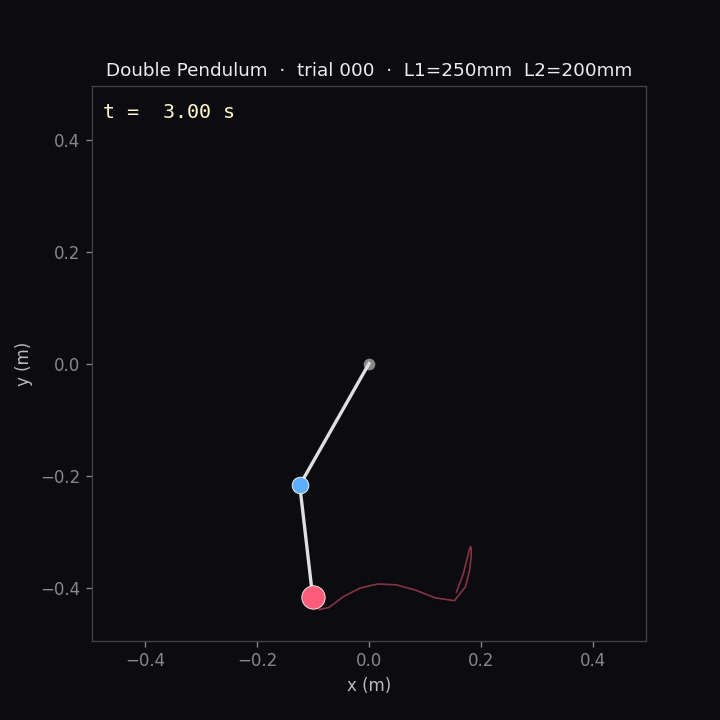
#> input picture frame 90 of data/sim/figures/anim_trial_000.mp4, 720 x 720 px
$ python track.py   (older library calls are emulated)
#> lines starting #> are read from the running program, lines starting #| are printed output that depends on the picture; after the words box and inside, x2 and y2 are one past the last pixel; in counts of white or black regions, pixels touching at a corner belong together
"""
tracking/track.py — 双摆视觉追踪管线（OpenCV，HSV 阈值 + 质心）

实物到货前用合成动画 sim/figures/anim_trial_000.mp4 验证：
  - 上端球（m1）：蓝色 ≈ #5fb0ff
  - 下端球（m2）：白色反光片（低饱和+高亮度，黑背景上靠亮度区分）

管线：
  1. BGR → HSV
  2. 各色掩膜（红/蓝独立阈值）
  3. 形态学 open + close 去噪
  4. 找最大连通区域 → 质心
  5. 输出 csv: t, x_m1_px, y_m1_px, x_m2_px, y_m2_px, conf_m1, conf_m2
  6. 跟仿真 GT 比对：把像素轨迹转回物理坐标 (m)，计算误差

用法：
    python3 tracking/track.py                                  # 默认合成视频
    python3 tracking/track.py --video path/to/实测.mp4          # 实物视频
    python3 tracking/track.py --debug                           # 写出每帧可视化
"""

import argparse
from pathlib import Path
import numpy as np
import pandas as pd
import cv2
import matplotlib
matplotlib.use("Agg")
import matplotlib.pyplot as plt

ROOT = Path(__file__).resolve().parent.parent
SIM_FIG = ROOT / "data" / "sim" / "figures"
OUT = ROOT / "data" / "tracking"
OUT.mkdir(parents=True, exist_ok=True)
CAMERA_PARAMS = ROOT / "camera_params.npz"   # 相机标定参数（去畸变用）

# ---- HSV 颜色阈值 ----
# 蓝色：#5fb0ff → HSV(207°, 63%, 100%)；OpenCV H 范围 [0,180]
BLUE_LOW  = np.array([100, 90, 120], dtype=np.uint8)
BLUE_HIGH = np.array([130, 255, 255], dtype=np.uint8)

# 白色反光片（下摆 m2）：无红色片时改用白色。白=低饱和+高亮度，
# 在哑光黑背景上靠"亮且无色"区分；蓝片饱和度高，不会被白掩膜误抓。
WHITE_LOW  = np.array([0,   0, 180], dtype=np.uint8)
WHITE_HIGH = np.array([180, 70, 255], dtype=np.uint8)

MORPH_KERNEL = cv2.getStructuringElement(cv2.MORPH_ELLIPSE, (5, 5))


def detect_centroid(hsv, low, high, low2=None, high2=None):
    """HSV 阈值 → 形态学 → 最大连通区域质心。返回 (x, y, area) 或 None。"""
    mask = cv2.inRange(hsv, low, high)
    if low2 is not None:
        mask |= cv2.inRange(hsv, low2, high2)
    mask = cv2.morphologyEx(mask, cv2.MORPH_OPEN, MORPH_KERNEL)
    mask = cv2.morphologyEx(mask, cv2.MORPH_CLOSE, MORPH_KERNEL)
    n, labels, stats, cents = cv2.connectedComponentsWithStats(mask, connectivity=8)
    if n <= 1:
        return None
    # 跳过 label 0（背景），找面积最大
    areas = stats[1:, cv2.CC_STAT_AREA]
    if areas.max() < 20:        # 太小判为噪声
        return None
    k = 1 + int(np.argmax(areas))
    cx, cy = cents[k]
    return float(cx), float(cy), int(stats[k, cv2.CC_STAT_AREA])


def build_undistort_maps(frame_w, frame_h):
    """读 camera_params.npz，返回逐帧去畸变 remap 表 (map1, map2)；无标定文件返回 None。

    视频分辨率与标定照不同则按比例缩放内参；长宽比不一致会告警（标定失效）。
    """
    if not CAMERA_PARAMS.exists():
        print("  (无 camera_params.npz，跳过去畸变；先跑 tools/calibrate_camera.py)")
        return None
    d = np.load(CAMERA_PARAMS)
    mtx = d["mtx"].astype(np.float64).copy()
    dist = d["dist"]
    cw, ch = (int(d["image_size"][0]), int(d["image_size"][1])) \
        if "image_size" in d else (frame_w, frame_h)
    if (frame_w, frame_h) != (cw, ch):
        sx, sy = frame_w / cw, frame_h / ch
        if abs(sx - sy) / max(sx, sy) > 0.02:
            print(f"  ⚠ 视频 {frame_w}x{frame_h} 与标定 {cw}x{ch} 长宽比不符，"
                  f"去畸变可能不准；建议拍摄分辨率/比例与标定照一致")
        mtx[0, 0] *= sx; mtx[0, 2] *= sx
        mtx[1, 1] *= sy; mtx[1, 2] *= sy
        print(f"  内参已按分辨率缩放 ({cw}x{ch} → {frame_w}x{frame_h})")
    newcam, _ = cv2.getOptimalNewCameraMatrix(mtx, dist, (frame_w, frame_h), 0)
    map1, map2 = cv2.initUndistortRectifyMap(
        mtx, dist, None, newcam, (frame_w, frame_h), cv2.CV_16SC2)
    print("  ✓ 已加载标定参数，逐帧去畸变开启")
    return map1, map2


def track(video_path: Path, fps_hint=30.0, debug_dir=None, undistort=True):
#> called with fps_hint = 30, undistort = True
    cap = cv2.VideoCapture(str(video_path))
    if not cap.isOpened():
        raise RuntimeError(f"打不开 {video_path}")
    fps = cap.get(cv2.CAP_PROP_FPS) or fps_hint
    n = int(cap.get(cv2.CAP_PROP_FRAME_COUNT))
    fw = int(cap.get(cv2.CAP_PROP_FRAME_WIDTH))
    fh = int(cap.get(cv2.CAP_PROP_FRAME_HEIGHT))
    print(f"加载 {video_path.name}: {n} 帧 @ {fps:.1f}fps, {fw}x{fh}")
    umaps = build_undistort_maps(fw, fh) if undistort else None

    rows = []
    frame_idx = 0
    while True:
        ok, frame = cap.read()
#> frame is the input picture: shape (720, 720, 3); mean B, G, R 18, 13, 14.2
        if not ok:
            break
        if umaps is not None:
            frame = cv2.remap(frame, umaps[0], umaps[1], cv2.INTER_LINEAR)
        hsv = cv2.cvtColor(frame, cv2.COLOR_BGR2HSV)
#> hsv: shape (720, 720, 3); mean H, S, V 125.7, 78.7, 18.2
        b = detect_centroid(hsv, BLUE_LOW, BLUE_HIGH)
#> in detect_centroid, `mask = cv2.inRange(hsv, low, high)`:
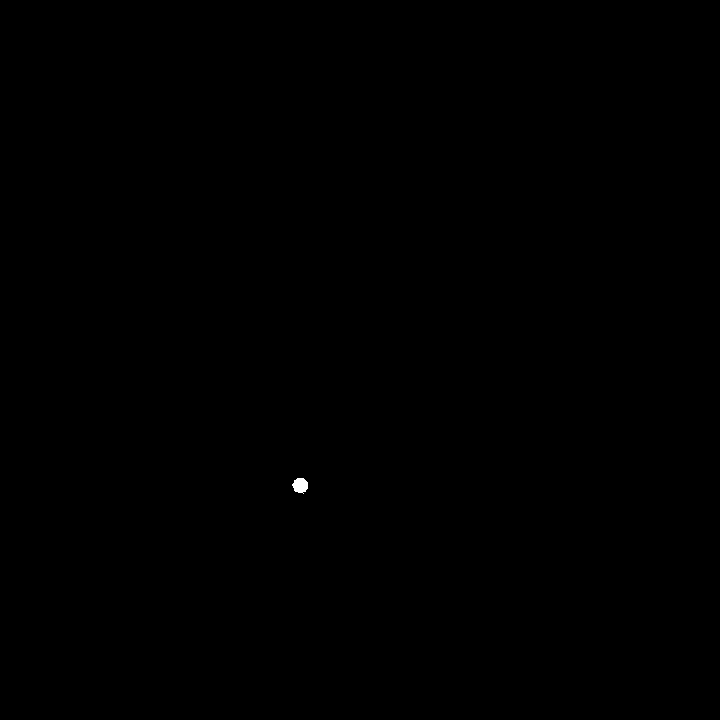
#> mask: shape (720, 720); 0.04% white; 1 white region, box (x1, y1, x2, y2) and area: (292, 478, 308, 494) 188
#> in detect_centroid, `mask = cv2.morphologyEx(mask, cv2.MORPH_OPEN, MORPH_KERNEL)`: mask: shape (720, 720); 0.03% white; 1 white region, box (x1, y1, x2, y2) and area: (293, 478, 308, 493) 181
#> in detect_centroid, `n, labels, stats, cents = cv2.connectedComponentsWithStats(mask, conne..`: n = 2; stats = [[0, 0, 720, 720, 518219], [293, 478, 15, 15, 181]]; cents = [[359.5, 359.5], [300, 485]]
#> in detect_centroid, `areas = stats[1:, cv2.CC_STAT_AREA]`: areas = [181]
#> in detect_centroid, `k = 1 + int(np.argmax(areas))`: k = 1
#> in detect_centroid, `cx, cy = cents[k]`: cx = 300; cy = 485
#> b = (300, 485, 181)
        r = detect_centroid(hsv, WHITE_LOW, WHITE_HIGH)
#> in detect_centroid (call 2), `mask = cv2.inRange(hsv, low, high)`:
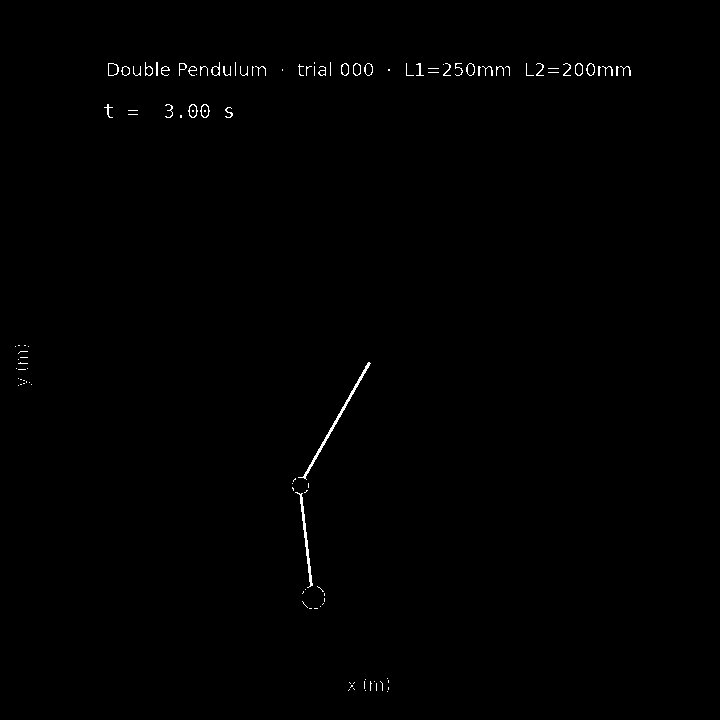
#> mask: shape (720, 720); 0.44% white in thin lines or dots, all inside (x1, y1, x2, y2) = (15, 62, 631, 692)
#> in detect_centroid (call 2), `mask = cv2.morphologyEx(mask, cv2.MORPH_OPEN, MORPH_KERNEL)`: mask: shape (720, 720); every value is 0
#> in detect_centroid (call 2), `n, labels, stats, cents = cv2.connectedComponentsWithStats(mask, conne..`: labels: shape (720, 720) int32; every value is 0
#> in detect_centroid (call 2), `n, labels, stats, cents = cv2.connectedComponentsWithStats(mask, conne..`: n = 1; stats = [[0, 0, 720, 720, 518400]]; cents = [[359.5, 359.5]]
        rows.append({
            "t": frame_idx / fps,
            "x_m1_px": b[0] if b else np.nan, "y_m1_px": b[1] if b else np.nan,
            "x_m2_px": r[0] if r else np.nan, "y_m2_px": r[1] if r else np.nan,
            "area_m1": b[2] if b else 0, "area_m2": r[2] if r else 0,
        })

        if debug_dir and frame_idx % 30 == 0:
            vis = frame.copy()
            if b: cv2.circle(vis, (int(b[0]), int(b[1])), 12, (255, 200, 0), 2)
            if r: cv2.circle(vis, (int(r[0]), int(r[1])), 12, (0, 200, 255), 2)
            cv2.imwrite(str(Path(debug_dir) / f"frame_{frame_idx:05d}.png"), vis)
        frame_idx += 1

    cap.release()
    df = pd.DataFrame(rows)
    detect_rate_m1 = df.x_m1_px.notna().mean()
    detect_rate_m2 = df.x_m2_px.notna().mean()
    print(f"  检测率：m1 蓝球 {detect_rate_m1*100:.1f}%  m2 白点 {detect_rate_m2*100:.1f}%")
    return df, fps


# [92 lines left out: function compare_to_gt, not called in this run]


def main():
    p = argparse.ArgumentParser()
    p.add_argument("--video", type=str,
                   default=str(SIM_FIG / "anim_trial_000.mp4"))
    p.add_argument("--sim", type=str,
                   default=str(ROOT / "data" / "sim" / "trial_000.csv"))
    p.add_argument("--debug", action="store_true")
    p.add_argument("--no-undistort", action="store_true", help="关闭去畸变（合成测试视频用）")
    args = p.parse_args()

    debug_dir = OUT / "debug_frames" if args.debug else None
    if debug_dir:
        debug_dir.mkdir(parents=True, exist_ok=True)

    df, fps_video = track(Path(args.video), debug_dir=debug_dir,
                          undistort=not args.no_undistort)
    out_csv = OUT / "tracked.csv"
    df.to_csv(out_csv, index=False)
    print(f"  写出 {out_csv}")

    if Path(args.sim).exists():
        compare_to_gt(df, fps_video, Path(args.sim))
    else:
        print(f"[skip GT 比较] {args.sim} 不存在")


if __name__ == "__main__":
    main()

$ run again, starting later in the video
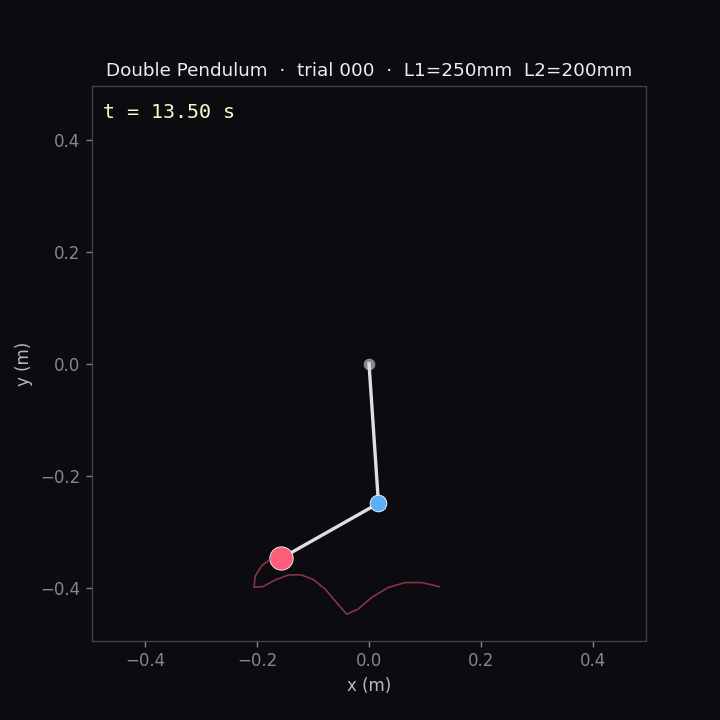
#> input picture frame 405 of data/sim/figures/anim_trial_000.mp4, 720 x 720 px
#> in track, frame is the input picture: shape (720, 720, 3); mean B, G, R 18, 13, 14.2
#> hsv: shape (720, 720, 3); mean H, S, V 125.7, 78.7, 18.2
#> labels: shape (720, 720) int32; values 0 (black) and 1 (white), 0.04% white; 1 white region, box (x1, y1, x2, y2) and area: (371, 496, 386, 512) 182
#> n = 2; stats = [[0, 0, 720, 720, 518218], [371, 496, 15, 16, 182]]; cents = [[359.5, 359.4], [378, 503]]
#> areas = [182]
#> k = 1
#> cx = 378; cy = 503
#> b = (378, 503, 182)
#> in detect_centroid (call 2), `mask = cv2.inRange(hsv, low, high)`:
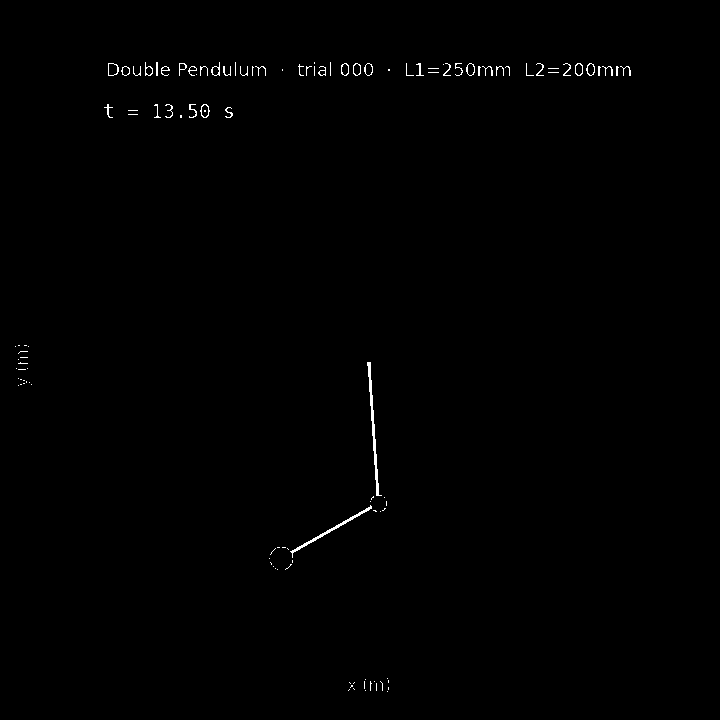
#> mask: shape (720, 720); 0.44% white in thin lines or dots, all inside (x1, y1, x2, y2) = (15, 62, 631, 692)
#> labels: shape (720, 720) int32; every value is 0
#> n = 1; stats = [[0, 0, 720, 720, 518400]]; cents = [[359.5, 359.5]]

$ run again, starting later in the video
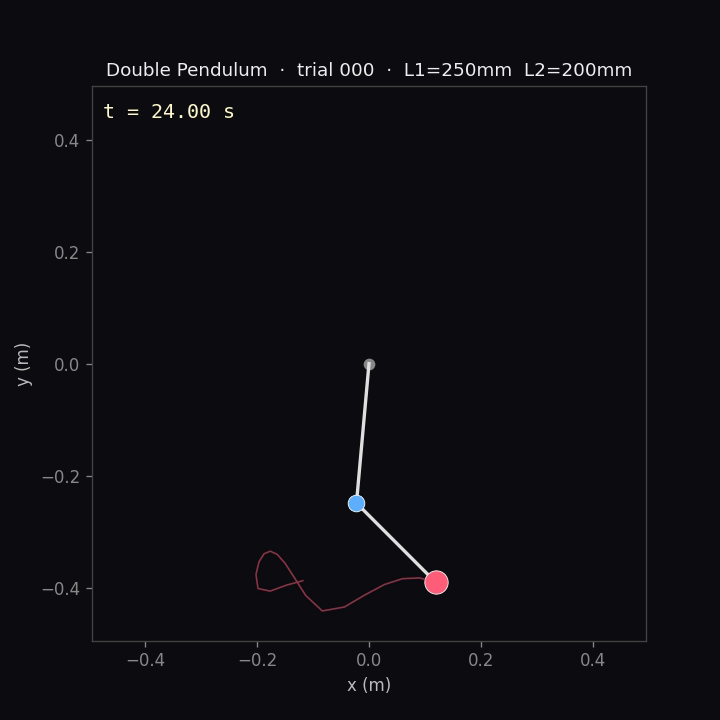
#> input picture frame 720 of data/sim/figures/anim_trial_000.mp4, 720 x 720 px
#> in track, frame is the input picture: shape (720, 720, 3); mean B, G, R 18, 13, 14.2
#> hsv: shape (720, 720, 3); mean H, S, V 125.7, 78.7, 18.2
#> labels: shape (720, 720) int32; values 0 (black) and 1 (white), 0.04% white; 1 white region, box (x1, y1, x2, y2) and area: (349, 496, 364, 512) 182
#> n = 2; stats = [[0, 0, 720, 720, 518218], [349, 496, 15, 16, 182]]; cents = [[359.5, 359.4], [356, 503]]
#> areas = [182]
#> k = 1
#> cx = 356; cy = 503
#> b = (356, 503, 182)
#> in detect_centroid (call 2), `mask = cv2.inRange(hsv, low, high)`:
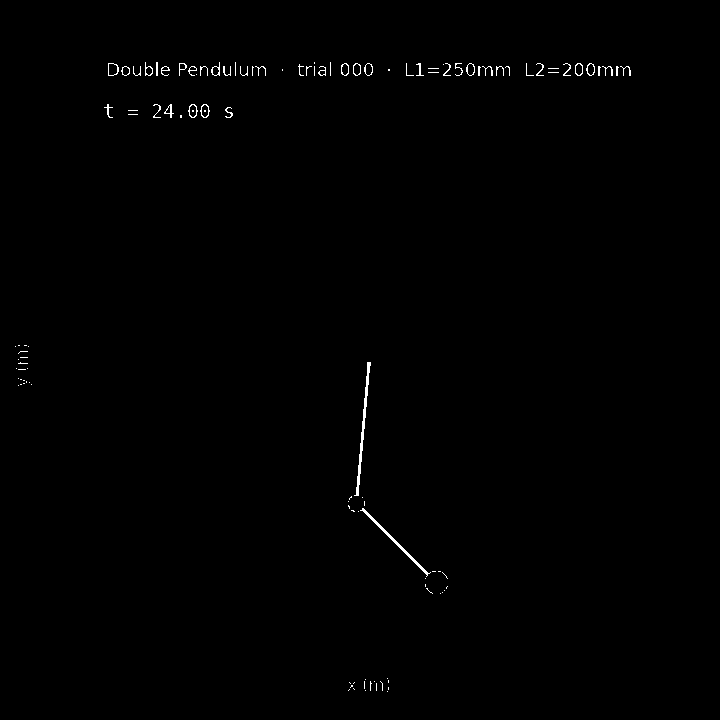
#> mask: shape (720, 720); 0.45% white in thin lines or dots, all inside (x1, y1, x2, y2) = (15, 62, 631, 692)
#> labels: shape (720, 720) int32; every value is 0
#> n = 1; stats = [[0, 0, 720, 720, 518400]]; cents = [[359.5, 359.5]]
